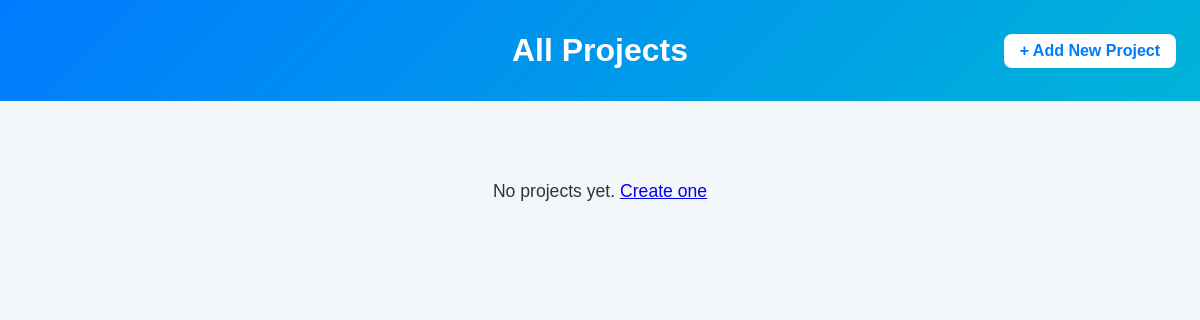
/accounts/projects/, run on an earlier commit of the app's database.
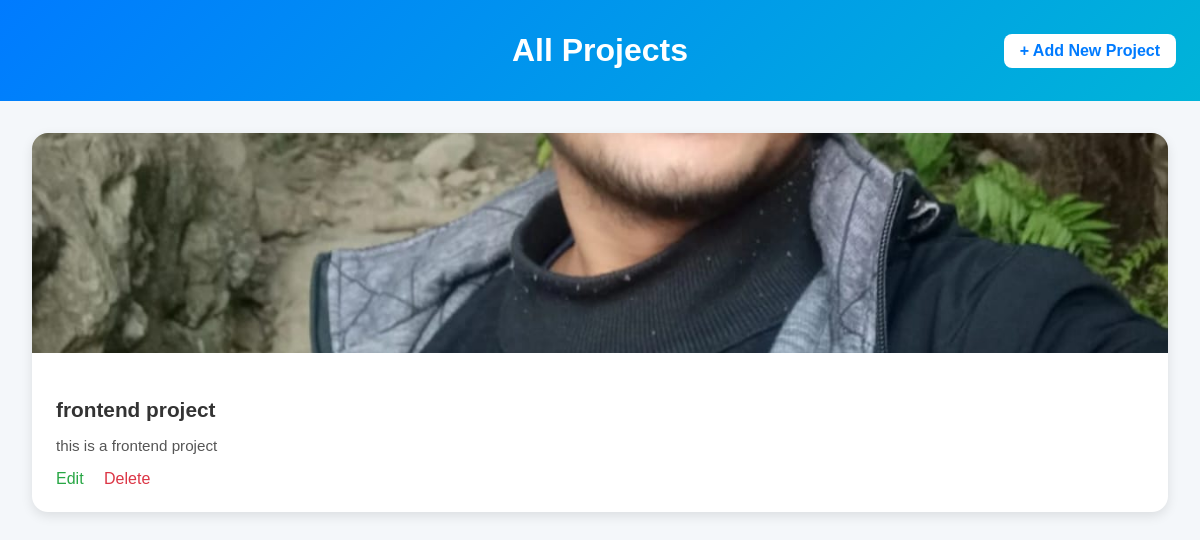
And on a later commit of the database.
### accounts/models.py (models this page shows, shortened)
class Project(models.Model):
    owner = models.ForeignKey(CustomUser, on_delete=models.CASCADE, null=True, blank=True)
    title = models.CharField(max_length=200)
    slug = models.SlugField(unique=True, blank=True)
    description = models.TextField()
    image = models.ImageField(upload_to='projects/',blank=True,null=True)
    tags = models.ManyToManyField(Tag, blank=True)
    demo_link = models.URLField(blank=True, null=True)
    github_link = models.URLField(blank=True, null=True)
    published = models.BooleanField(default=False)
    updated_at = models.DateTimeField(auto_now=True)
    created = models.DateTimeField(auto_now_add=True)

### accounts/views.py (the view)
# urls.py: path('projects/',views.project_list,name='project_list'),
def project_list(request):
    projects = Project.objects.all().order_by('-created')
    return render(request, 'accounts/project_list.html', {'projects': projects})

### accounts/templates/accounts/project_list.html (shortened to what this page needs)
{% load static %}
<!DOCTYPE html>
<html lang="en">
<head>
</head>
<body>
  <header>
    <h1>All Projects</h1>
    <a href="{% url 'create_project' %}" class="add-btn">+ Add New Project</a>
  </header>
  <main class="projects-container">
    {% for project in projects %}
      <div class="project-card">
        {% if project.image %}
          <img src="{{ project.image.url }}" alt="{{ project.title }}" class="project-image">
        {% endif %}
        <div class="project-content">
          <h2 class="project-title">{{ project.title }}</h2>
          <p class="project-description">{{ project.description }}</p>
          <div class="actions">
            <a href="{% url 'update_project' project.id %}" class="edit">Edit</a>
            <a href="{% url 'delete_project' project.id %}" class="delete">Delete</a>
          </div>
        </div>
      </div>
    {% empty %}
      <p class="no-projects">No projects yet. <a href="{% url 'create_project' %}">Create one</a></p>
    {% endfor %}
  </main>
</body>
</html>

### accounts/templates/accounts/project_list.html (style rules this page uses)
body { font-family: 'Poppins', sans-serif; background-color: #f4f7fa; margin: 0; padding: 0; color: #333; }
header { background: linear-gradient(135deg, #007bff, #00b4d8); color: white; text-align: center; padding: 2rem 1rem; position: relative; }
header h1 { margin: 0; font-size: 2rem; }
.add-btn { position: absolute; right: 1.5rem; top: 50%; transform: translateY(-50%); background-color: #fff; color: #007bff; text-decoration: none; padding: 0.5rem 1rem; border-radius: 8px; font-weight: 600; transition: all 0.3s ease; }
.projects-container { display: grid; grid-template-columns: repeat(auto-fit, minmax(320px, 1fr)); gap: 1.5rem; padding: 2rem; }
.project-card { background-color: white; border-radius: 16px; box-shadow: 0 4px 12px rgba(0,0,0,0.1); overflow: hidden; transition: transform 0.3s ease, box-shadow 0.3s ease; }
.project-image { width: 100%; height: 220px; object-fit: cover; }
.project-content { padding: 1.5rem; }
.project-title { font-size: 1.3rem; font-weight: 600; color: #333; margin-bottom: 0.5rem; }
.project-description { font-size: 0.95rem; color: #555; margin-bottom: 1rem; }
.actions { margin-top: 1rem; }
.edit { color: #28a745; text-decoration: none; font-weight: 500; margin-right: 1rem; }
.delete { color: #dc3545; text-decoration: none; font-weight: 500; }

What changed in the data, as far as the page shows it:
added Project: image (picture), title "frontend project", description "this is a frontend project"
Also different on the page:
text no longer shown: "No projects yet. Create one"
